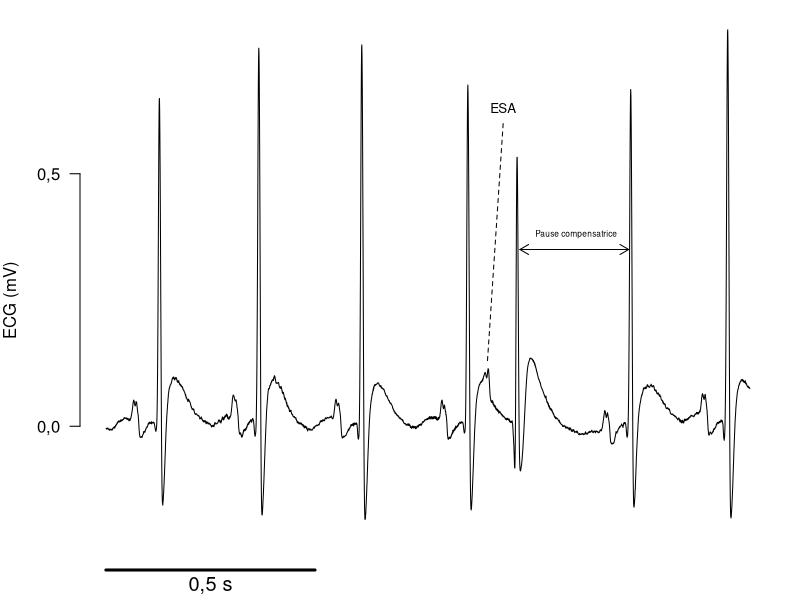

Write R code to recreate this figure.
pdf("ExESA.pdf", height = 4, width = 7)

options(OutDec= ",")

# Get the data

ESA = scan("ESAs.txt", what=list(0), skip=2)

esa = unlist(ESA[1])

esa = esa[0:3080]

# First plot: ESAs

par( mar=c(0, 4, 0, 1), las=1)
# plot(c(0, 2.5), c(-0.6, 1.2), axes=FALSE, type="n", xlab="Time (s)", ylab="")
plot(c(0, 1.55), c(-0.3, 0.8), axes=FALSE, type="n", xlab="Time (s)", ylab="")
title(ylab="ECG (mV)", adj=0.5, line=3)
lines((1:length(esa))/ 2000, esa)
axis(2, at=c(0, 0.5))
axis(1, line=-1.5, padj=-1, at=c(0, 0.25, 0.5), labels=c("", "0,5 s", ""), lwd=3, lwd.ticks=0, cex.axis=1.2)

lines(c(1825/2000, 1900/2000), c(0.13, 0.6), lty=2)
text( 1900/2000, 0.63, labels="ESA", cex=0.8)
arrows(1980/2000, 0.35, 2500/2000, 0.35, code=3, length=0.1)
text(2250/2000, 0.38, labels="Pause compensatrice", cex=0.5)

dev.off()
